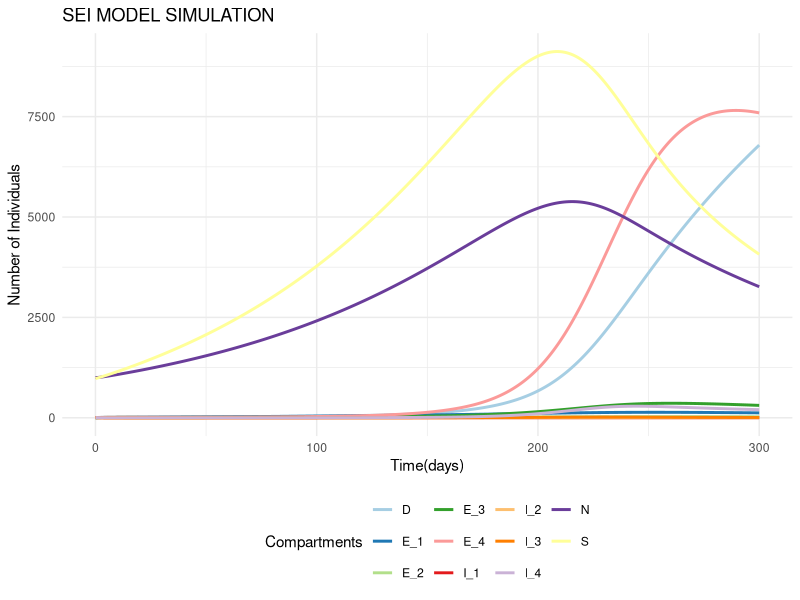

Write R code to recreate this figure.
## ---- chunk 1
knitr::opts_chunk$set(echo = TRUE)
library(ggplot2)
library(tidyr)
## ---- chunk 2
#parameter setup

#Total Population
N_initial <- 1000

#Initial Values
I_1_initial <- 7 #the number of individuals actively infected with DS TB
E_1_initial <- 0 #the number of individuals latently infected with DS TB
I_2_initial <- 5 #the number of individuals actively infected with H-resistent TB
E_2_initial <- 0 #the number of individuals latently infected with H-resistent TB
I_3_initial <- 8 #the number of individuals actively infected with R-resistent TB
E_3_initial <- 0 #the number of individuals latently infected with R-resistent TB
I_4_initial <- 6 #the number of individuals actively infected with MDR TB
E_4_initial <- 0 #the number of individuals latently infected with MDR TB
D_initial <- 0 #the number of deaths caused by TB
S_initial <- N_initial - I_1_initial - E_1_initial - I_2_initial - E_2_initial - I_3_initial - E_3_initial - I_4_initial - E_4_initial - D_initial #everyone else is susceptible

#Set up the time
years <- 300
time <- seq(0, years, by = 1)

#Set up the parameters
alpha1 <- 0.1 #proportion of initial LTBI cases that are H-resistent
alpha2 <- 0.1 #proportion of initial LTBI cases that are R-resistent
alpha3 <- 0.1 #proportion of initial LTBI cases that are MDR

alpha <- 0.00425 #immigration rate
beta <- 0.75 #proportion of initial active cases that are DS
gamma <- 0.5 #proportion of H-resistance acquisition cases
iota <- 0.15 #proportion of immigrants that have LTBI

lamda <- 15 #effective contact rate
mu <- 0.25 #TB mortality rate
mu0 <- 0.013 #mortality rate unrelated to TB
p <- 0.15 #proportion of exogenous infections that are acute

phi1 <- 0.75 #rate of end of treatment
phi2 <- 0.7 #rate of end of treatment(H-resistent)
phi3 <- 0.43 #rate of end of treatment (R-resistent)
phi4 <- 0.4 #rate of end of treatment (MDR)

q <- 0.5 #proportion of active cases that have the potential to be infectious

r2 <- 0.1 #proportion of immigrant H-resistent LTBI cases
r3 <- 0.1 #proportion of immigrant R-resistent LTBI cases
r4 <- 0.1 #proportion of immigrant MDR LTBI cases

rho <- 0.0179 #US birth rate

t1 <- 0.05 #proportion of treatment time when individuals are infectious (DS)
t2 <- 0.05 #proportion of treatment time when individuals are infectious (H-resistent)
t3 <- 0.05 #proportion of treatment time when individuals are infectious (R-resistent)
t4 <- 0.05 #proportion of treatment time when individuals are infectious (MDR)

vL <- 0.005 #progression rate from latent to active infection
y1 <- 0.5 #proportion of failed treatments for DS TB that result in H- or R- resistance
y2 <- 0.5 #proportion of failed treatments for H- or R-resistant TB that result in MDR

z1 <- 0.75 #proportion of treatment courses for DS TB that are successful
z2 <- 0.7 #proportion of treatment courses for H-resistent TB that are successful
z3 <- 0.7 #proportion of treatment courses for R-resistent TB that are successful
z4 <- 0.45 #proportion of treatment courses for MDR TB that are successful
## ---- chunk 3
#Variable Setup
S <- numeric(length(time))
I_1 <- numeric(length(time))
E_1 <- numeric(length(time))
I_2 <- numeric(length(time))
E_2 <- numeric(length(time))
I_3 <- numeric(length(time))
E_3 <- numeric(length(time))
I_4 <- numeric(length(time))
E_4 <- numeric(length(time))
D <- numeric(length(time))
N <- numeric(length(time))

#Initial Values 
S[1] <- S_initial
I_1[1] <- I_1_initial
E_1[1] <- E_1_initial
I_2[1] <- I_2_initial
E_2[1] <- E_2_initial
I_3[1] <- I_3_initial
E_3[1] <- E_3_initial
I_4[1] <- I_4_initial
E_4[1] <- E_4_initial
D[1] <- D_initial
N[1] <- N_initial
## ---- chunk 4
#Simulation
for(t in 1:(length(time) - 1)) {
    dS <- (rho * N[t]) - (q * t1 * lamda * ( (S[t] * I_1[t]) / N[t] ))  - (q * t2 * lamda * ( (S[t] * I_2[t]) / N[t]) ) - (q * t3 * lamda * ( (S[t] * I_3[t]) / N[t]) ) - (q * t4 * lamda * ( (S[t] * I_4[t]) / N[t]) ) + ( z1 * phi1 * I_1[t] ) + ( z2 * phi2 * I_2[t] ) + ( z3 * phi3 * I_3[t] )
    dE_1 <- ((1 - p) * q * t2 * lamda * ((S[t] * I_1[t]) / N[t])) - (vL * E_1[t]) + ((1 - y1) * (1 - z1) * phi1 * I_1[t]) + (iota * alpha * (1 - r2 - r3 - r4) * N[t]) - (mu0 * E_1[t])
    dI_1 <- (q * t1 * lamda * ((S[t] * I_1[t]) / N[t])) + (q * vL * E_1[t]) - (phi1 * I_1[t]) - (mu0 * I_1[t]) - (mu * I_1[t])
    dE_2 <- ((1 - p) * q * t2 * lamda * ((S[t] * I_2[t]) / N[t])) - (vL * E_2[t]) + ((1 - y2) * (1 - z2) * phi2 * I_2[t]) + (gamma * (1 - z1) * y1 * phi1 * I_1[t]) + (iota * alpha * r2 * N[t]) - (mu0 * E_2[t])
    dI_2 <- (q * t2 * lamda * ((S[t] * I_2[t])/N[t])) + (vL * E_2[t]) - (phi2 * I_2[t]) - (mu0 * I_2[t]) - (mu * I_2[t])
             
    dE_3 <- ((1 - p) * q * t3 * lamda * ((S[t] * I_3[t])/N[t])) - (vL * E_3[t]) + ((1 - y2) * (1 - z3) * phi3 * I_3[t]) + ((1 - gamma) * (1 - z1) * y1 * phi1 * I_1[t]) + (iota * alpha * r3 * N[t]) - (mu0 * E_3[t])
    dI_3 <- (q * t3 * lamda * ((S[t] * I_3[t]) / N[t])) + (vL * E_3[t]) - (phi3 * I_3[t]) - (mu0 * I_3[t]) - (mu * I_3[t])
    dE_4 <- ((1 - p) * q * t4 * lamda * ((S[t] * I_4[t]) / N[t])) - (vL * E_4[t]) + ((1 - z2) * y2 * phi2 * I_2[t]) + ((1 - z3) * y2 * phi3 * I_3[t]) + ((1 - z4) * phi4 * I_4[t]) + (iota * alpha * r4 * N[t]) - (mu0 * E_4[t])
    dI_4 <- (q * t4 * lamda * ((S[t] * I_4[t]) / N[t])) + (vL * E_4[t]) - (phi4 * I_4[t]) - (mu0 * I_4[t]) - (mu * I_4[t])
    dD <- (mu * (I_1[t] + I_2[t] + I_3[t] + I_4[t]))
    dN <- (rho * N[t]) + (alpha * N[t]) - (mu * (I_1[t] + I_2[t] + I_3[t] + I_4[t])) - (mu0 * N[t])
    
    #update values
    S[t+1] <- S[t] + dS
    E_1[t+1] <- E_1[t] + dE_1
    I_1[t+1] <- I_1[t] + dI_1
    E_2[t+1] <- E_2[t] + dE_2
    I_2[t+1] <- I_2[t] + dI_2
    E_3[t+1] <- E_3[t] + dE_3
    I_3[t+1] <- I_3[t] + dI_3
    E_4[t+1] <- E_4[t] + dE_4 
    I_4[t+1] <- I_4[t] + dI_4
    D[t+1] <- D[t] + dD
    N[t+1] <- N[t] + dN
}

table <- data.frame (Day = time, S = S, E_1 = E_1, I_1 = I_1, E_2 = E_2, I_2 = I_2, E_3 = E_3, I_3 = I_3, E_4 = E_4, I_4 = I_4, D = D, N = N)
head(table)
## ---- chunk 5

sei_long <- pivot_longer(
  table,
  cols = c("S", "E_1", "I_1", "E_2", "I_2", "E_3", "I_3", "E_4", "I_4", "D", "N"),
  names_to = "Compartments",
  values_to = "Count"
)

ggplot(data = sei_long,
       mapping = aes(x = Day, y = Count, color = Compartments)) + 
       geom_line(size = 1.0) +
  labs (
    title = "SEI MODEL SIMULATION",
    x = "Time(days)",
    y = "Number of Individuals"
       ) + 
  theme_minimal() +
  theme(legend.position = "bottom") +
  scale_color_brewer(palette = "Paired")

